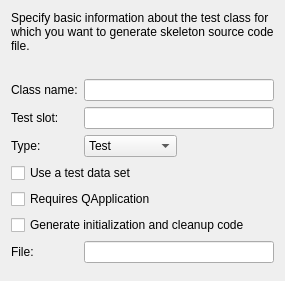
<?xml version="1.0" encoding="UTF-8"?>
<ui version="4.0">
 <class>Qt4ProjectManager::Internal::TestWizardPage</class>
 <widget class="QWizardPage" name="Qt4ProjectManager::Internal::TestWizardPage">
  <property name="windowTitle">
   <string>WizardPage</string>
  </property>
  <layout class="QVBoxLayout" name="verticalLayout">
   <item>
    <widget class="QLabel" name="descriptionLabel">
     <property name="text">
      <string>Specify basic information about the test class for which you want to generate skeleton source code file.</string>
     </property>
     <property name="wordWrap">
      <bool>true</bool>
     </property>
    </widget>
   </item>
   <item>
    <spacer name="verticalSpacer_2">
     <property name="orientation">
      <enum>Qt::Vertical</enum>
     </property>
     <property name="sizeType">
      <enum>QSizePolicy::Fixed</enum>
     </property>
     <property name="sizeHint" stdset="0">
      <size>
       <width>0</width>
       <height>20</height>
      </size>
     </property>
    </spacer>
   </item>
   <item>
    <layout class="QFormLayout" name="formLayout">
     <property name="fieldGrowthPolicy">
      <enum>QFormLayout::ExpandingFieldsGrow</enum>
     </property>
     <item row="0" column="0">
      <widget class="QLabel" name="testClassLabel">
       <property name="text">
        <string>Class name:</string>
       </property>
      </widget>
     </item>
     <item row="0" column="1">
      <widget class="Utils::ClassNameValidatingLineEdit" name="testClassLineEdit"/>
     </item>
     <item row="1" column="0">
      <widget class="QLabel" name="label">
       <property name="text">
        <string>Test slot:</string>
       </property>
      </widget>
     </item>
     <item row="1" column="1">
      <widget class="Utils::ClassNameValidatingLineEdit" name="testSlotLineEdit"/>
     </item>
     <item row="2" column="0">
      <widget class="QLabel" name="typeLabel">
       <property name="text">
        <string>Type:</string>
       </property>
      </widget>
     </item>
     <item row="2" column="1">
      <widget class="QComboBox" name="typeComboBox">
       <item>
        <property name="text">
         <string>Test</string>
        </property>
       </item>
       <item>
        <property name="text">
         <string>Benchmark</string>
        </property>
       </item>
      </widget>
     </item>
     <item row="3" column="0" colspan="2">
      <widget class="QCheckBox" name="dataCheckBox">
       <property name="text">
        <string>Use a test data set</string>
       </property>
      </widget>
     </item>
     <item row="4" column="0" colspan="2">
      <widget class="QCheckBox" name="qApplicationCheckBox">
       <property name="text">
        <string>Requires QApplication</string>
       </property>
      </widget>
     </item>
     <item row="5" column="0" colspan="2">
      <widget class="QCheckBox" name="initCheckBox">
       <property name="text">
        <string>Generate initialization and cleanup code</string>
       </property>
      </widget>
     </item>
     <item row="6" column="0">
      <widget class="QLabel" name="fileLabel">
       <property name="text">
        <string>File:</string>
       </property>
      </widget>
     </item>
     <item row="6" column="1">
      <widget class="Utils::FileNameValidatingLineEdit" name="fileLineEdit">
       <property name="allowDirectories">
        <bool>true</bool>
       </property>
      </widget>
     </item>
    </layout>
   </item>
   <item>
    <spacer name="verticalSpacer">
     <property name="orientation">
      <enum>Qt::Vertical</enum>
     </property>
    </spacer>
   </item>
  </layout>
 </widget>
 <customwidgets>
  <customwidget>
   <class>Utils::ClassNameValidatingLineEdit</class>
   <extends>QLineEdit</extends>
   <header location="global">utils/classnamevalidatinglineedit.h</header>
  </customwidget>
  <customwidget>
   <class>Utils::FileNameValidatingLineEdit</class>
   <extends>QLineEdit</extends>
   <header location="global">utils/filenamevalidatinglineedit.h</header>
  </customwidget>
 </customwidgets>
 <resources/>
 <connections/>
</ui>
